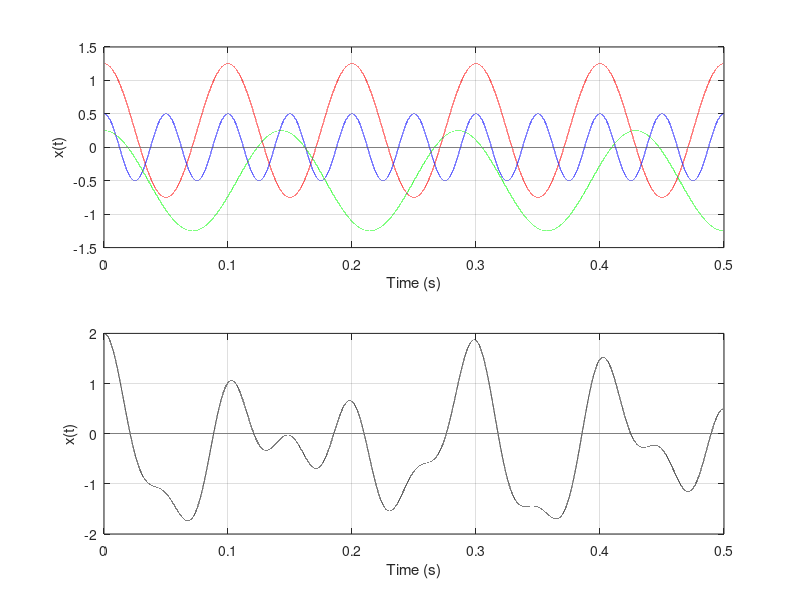

This figure's MATLAB source:
%superposition.m
%Lab 01, plot and add signals
%Peter Heitkemper 4-3-21

clear
clc

% signal parameters in array
amplitude = [1,.5,.75];
frequency = [10,20,7]; %Hz
phase = zeros(1,3); 
offset = [0.25,0,-.5];
color = ['r','b','g']; 

%sample rate of 100*highest signal frequency(20)
sampleRate = 20000;
nperiods  = 10;

 t = 0:(1/(sampleRate*20)):(nperiods/20);
%You will need to show me how to do this with the dot operator 
%explicit looping :(
for k = 1:3
    x(k,:) = amplitude(1,k)*cos((frequency(1,k)*t*2*pi)+phase(1,k))+ offset(1,k);
end

subplot(2,1,1)
hold on
%Plot the sinusoids 
plot(t,x(1,:),color(1,1))
plot(t,x(2,:),color(1,2))
plot(t,x(3,:),color(1,3))

xlabel('Time (s)')
ylabel('x(t)')
grid on
box on
% Plot the zero line
plot(t,(t.*0),'k')
hold off

subplot(2,1,2);
hold on
%signal addition
s = x(1,:)+x(2,:)+x(3,:);
%Plot the superpositioned signal
plot(t,s(1,:),'k')

xlabel('Time (s)')
ylabel('x(t)')
grid on
box on
% Plot the zero line
plot(t,(t.*0),'k')
hold off

%anonyumous function
rootmeansquare = @(x) sqrt(1/length(x)*(sum(abs(x).^2)));

r1 = rootmeansquare(x(1,:))
%check
realRMS1 = rms(x(1,:))

r2 = rootmeansquare(x(2,:))
r3 = rootmeansquare(x(3,:))

s = rootmeansquare(s)
%check
realRMSs = rms(s)


